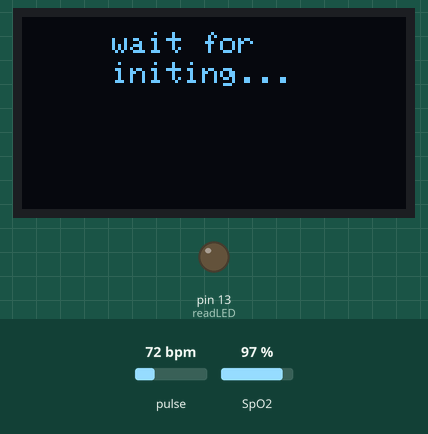
Simulated run of this sketch. Board: Arduino Uno, built with avr-gcc and run on an emulated ATmega328P. On the bench: 128×64 one-colour display, output pins drawn as LEDs (lit = HIGH). Dashed ring = blinking. The test bench sets the inputs (shaded band); at power-on: pulse 72 bpm, SpO2 97 %. The display library's start-up logo is not drawn; what the sketch prints to the serial monitor is not drawn.

Above: at 3.1 s.
At 43.14 s:
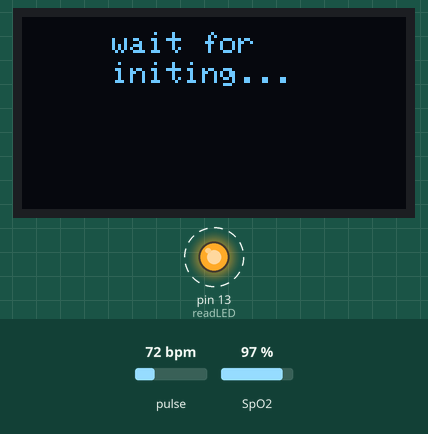
Timing chart, 0 to 130.0 s (numbered marks = the images above):
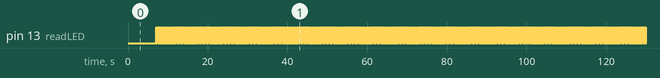

Measured:
- by itself, everything shown: repeats every 40.2 s, in 210 steps

The sketch:

esp8266_with_max30102.ino
```cpp
#include <SPI.h>
#include <Wire.h>
#include <Adafruit_GFX.h>
#include <Adafruit_SSD1306.h>
#include "MAX30105.h"
#include "spo2_algorithm.h"

#define SCREEN_WIDTH 128 // 屏幕宽度
#define SCREEN_HEIGHT 64 // 屏幕高度
#define OLED_RESET     -1 // Reset pin # (or -1 if sharing Arduino reset pin)
#define LOGO_HEIGHT   24
#define LOGO_WIDTH    24

Adafruit_SSD1306 display(SCREEN_WIDTH, SCREEN_HEIGHT, &Wire, OLED_RESET);

MAX30105 particleSensor;
uint32_t irBuffer[100]; //infrared LED sensor data
uint32_t redBuffer[100];  //red LED sensor data

int32_t bufferLength; //data length
int32_t spo2; //SPO2 value
int8_t validSPO2; //indicator to show if the SPO2 calculation is valid
int32_t heartRate; //heart rate value
int8_t validHeartRate; //indicator to show if the heart rate calculation is valid
/***
 * 相关展示图标
***/
static const unsigned char PROGMEM huxi_bmp [] = {
0x00, 0x00, 0x00, 0x00, 0x00, 0x00, 0x00, 0x00, 0x00, 0x00, 0x24, 0x00, 0x00, 0x24, 0x00, 0x00,
0x24, 0x00, 0x03, 0x24, 0xC0, 0x04, 0xA5, 0x20, 0x08, 0x24, 0x10, 0x00, 0x66, 0x00, 0x10, 0x42,
0x08, 0x10, 0x81, 0x08, 0x20, 0x00, 0x04, 0x20, 0x18, 0x04, 0x20, 0xC3, 0x04, 0x20, 0x42, 0x04,
0x00, 0x42, 0x00, 0x00, 0x42, 0x00, 0x20, 0x42, 0x04, 0x27, 0x81, 0xE4, 0x10, 0x00, 0x08, 0x00,
0x00, 0x00, 0x00, 0x00, 0x00, 0x00, 0x00, 0x00,
};

static const unsigned char PROGMEM xinzang_bmp [] = {
0x00, 0x00, 0x00, 0x00, 0x00, 0x80, 0x40, 0x40, 0x00, 0x20, 0x40, 0x00, 0x00, 0x00, 0x80, 0x80,
0x00, 0x00, 0x80, 0x00, 0x00, 0x00, 0x00, 0x00, 0x00, 0x00, 0x00, 0x00, 0x00, 0x00, 0x80, 0x00,
0x0C, 0x00, 0x00, 0x04, 0x20, 0x01, 0x00, 0x80, 0x3A, 0x00, 0x01, 0x00, 0x00, 0x00, 0x00, 0x00,
0x00, 0x00, 0x00, 0x00, 0x00, 0x00, 0x00, 0x00, 0x00, 0x08, 0x00, 0x01, 0x08, 0x04, 0x00, 0x00,
0x00, 0x00, 0x00, 0x00, 0x00, 0x00, 0x00, 0x00,
};

static const unsigned char PROGMEM xinzang_big_bmp [] = {
0x00, 0x00, 0x00, 0x00, 0x00, 0x00, 0x01, 0x10, 0x00, 0x00, 0x90, 0x00, 0x04, 0x50, 0x00, 0x02,
0x3E, 0x70, 0x11, 0x01, 0x08, 0x08, 0x84, 0x28, 0x00, 0x08, 0x70, 0x07, 0x10, 0x80, 0x09, 0x10,
0x40, 0x09, 0x02, 0x40, 0x09, 0x24, 0x00, 0x08, 0x18, 0x40, 0x08, 0x08, 0x40, 0x08, 0x08, 0x00,
0x00, 0x00, 0x80, 0x04, 0x11, 0x00, 0x04, 0x00, 0x00, 0x02, 0x02, 0x00, 0x00, 0x04, 0x00, 0x00,
0x88, 0x00, 0x00, 0x00, 0x00, 0x00, 0x00, 0x00,
};

byte pulseLED = 11; //Must be on PWM pin
byte readLED = 13; //Blinks with each data read

void setup(){
  Serial.begin(115200); // initialize serial communication at 115200 bits per second:
  display.begin(SSD1306_SWITCHCAPVCC, 0x3C); //Start the OLED display
  display.display();
  delay(3000);

  pinMode(LED_BUILTIN, OUTPUT);
  // Initialize sensor
  if (!particleSensor.begin(Wire, I2C_SPEED_FAST)) //Use default I2C port, 400kHz speed
  {
    Serial.println(F("MAX30102 was not found. Please check wiring/power."));
    while (1){
      digitalWrite(LED_BUILTIN, !digitalRead(LED_BUILTIN));
      delay(100);
    }
  }

//  Serial.println(F("Attach sensor to finger with rubber band. Press any key to start conversion"));
//  while (Serial.available() == 0) ; //wait until user presses a key
//  Serial.read();

  byte ledBrightness = 60; //Options: 0=Off to 255=50mA
  byte sampleAverage = 4; //Options: 1, 2, 4, 8, 16, 32
  byte ledMode = 2; //Options: 1 = Red only, 2 = Red + IR, 3 = Red + IR + Green
  byte sampleRate = 100; //Options: 50, 100, 200, 400, 800, 1000, 1600, 3200
  int pulseWidth = 411; //Options: 69, 118, 215, 411
  int adcRange = 4096; //Options: 2048, 4096, 8192, 16384

  particleSensor.setup(ledBrightness, sampleAverage, ledMode, sampleRate, pulseWidth, adcRange); //Configure sensor with these settings
  particleSensor.getINT1(); // clear the status registers by reading
  particleSensor.getINT2();
}

void loop(){
  bufferLength = 100; //buffer length of 100 stores 4 seconds of samples running at 25sps
  display.clearDisplay();
  display.setTextSize(1);                                   //Near it display the average BPM you can display the BPM if you want
  display.setTextColor(WHITE);
  display.setCursor(30,5);
  display.println("wait for");
  display.setCursor(30,15);
  display.println("initing...");
  display.display();
////
////  //read the first 100 samples, and determine the signal range
  for (byte i = 0 ; i < bufferLength ; i++)
  {
    while (particleSensor.available() == false) //do we have new data?
      particleSensor.check(); //Check the sensor for new data

    redBuffer[i] = particleSensor.getRed();
    irBuffer[i] = particleSensor.getIR();
    particleSensor.nextSample(); //We're finished with this sample so move to next sample

    Serial.print(F("red="));
    Serial.print(redBuffer[i], DEC);
    Serial.print(F(", ir="));
    Serial.println(irBuffer[i], DEC);
  }
//
//  //calculate heart rate and SpO2 after first 100 samples (first 4 seconds of samples)
  maxim_heart_rate_and_oxygen_saturation(redBuffer, bufferLength, irBuffer, &spo2, &validSPO2, &heartRate, &validHeartRate);

//  //Continuously taking samples from MAX30102.  Heart rate and SpO2 are calculated every 1 second
  while (1)
  {
    //dumping the first 25 sets of samples in the memory and shift the last 75 sets of samples to the top
    for (byte i = 25; i < 100; i++)
    {
      redBuffer[i - 25] = redBuffer[i];
      irBuffer[i - 25] = irBuffer[i];
    }

    //take 25 sets of samples before calculating the heart rate.
    for (byte i = 75; i < 100; i++)
    {
      while (particleSensor.available() == false) //do we have new data?
        particleSensor.check(); //Check the sensor for new data

      digitalWrite(readLED, !digitalRead(readLED)); //Blink onboard LED with every data read

      redBuffer[i] = particleSensor.getRed();
      irBuffer[i] = particleSensor.getIR();
      particleSensor.nextSample(); //We're finished with this sample so move to next sample

      //send samples and calculation result to terminal program through UART
      Serial.print(F("red="));
      Serial.print(redBuffer[i], DEC);
      Serial.print(F(", ir="));
      Serial.print(irBuffer[i], DEC);

      Serial.print(F(", HR="));
      Serial.print(heartRate, DEC);

      Serial.print(F(", HRvalid="));
      Serial.print(validHeartRate, DEC);

      Serial.print(F(", SPO2="));
      Serial.print(spo2, DEC);

      Serial.print(F(", SPO2Valid="));
      Serial.println(validSPO2, DEC);
    }
    //After gathering 25 new samples recalculate HR and SP02
    maxim_heart_rate_and_oxygen_saturation(irBuffer, bufferLength, redBuffer, &spo2, &validSPO2, &heartRate, &validHeartRate);
  }
}
```
